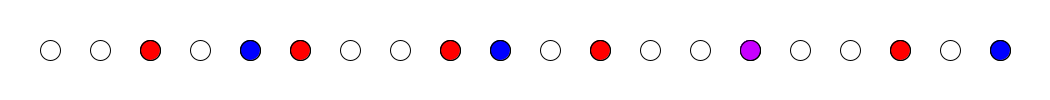
Frame 1 (no input)
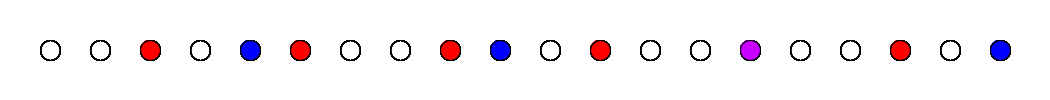
Frame 60 (the mouse pressed at the canvas centre just before this capture)
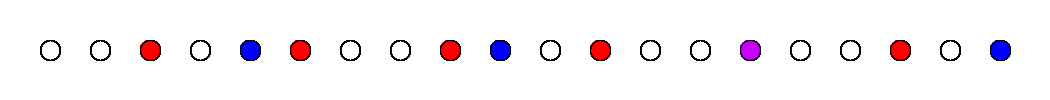
Frame 120 (the mouse held since frame 60 and released just before this capture)

The Processing sketch that drew these frames (run headless with seeded random() and noise(); from frame 60 on, the mouse is pressed at the canvas centre):

// Processing sketch: processing_25408
// ── processing_25408.pde

void setup(){
  size(1050,100);
  background(255);
}

void draw(){
  int i;
  for(i = 1;i <= 20;i++){
    if(i%3 == 0){
      fill(255,0,0);
      ellipse(50*i,50,20,20);
    }
    if(i%5 == 0){
      fill(0,0,255);
      ellipse(50*i,50,20,20);
    }
    if(i%3 == 0 && i%5 == 0){
      fill(200,0,255);
      ellipse(50*i,50,20,20);
    }
    else{
      noFill();
      ellipse(50*i,50,20,20);
    }
  }
}
